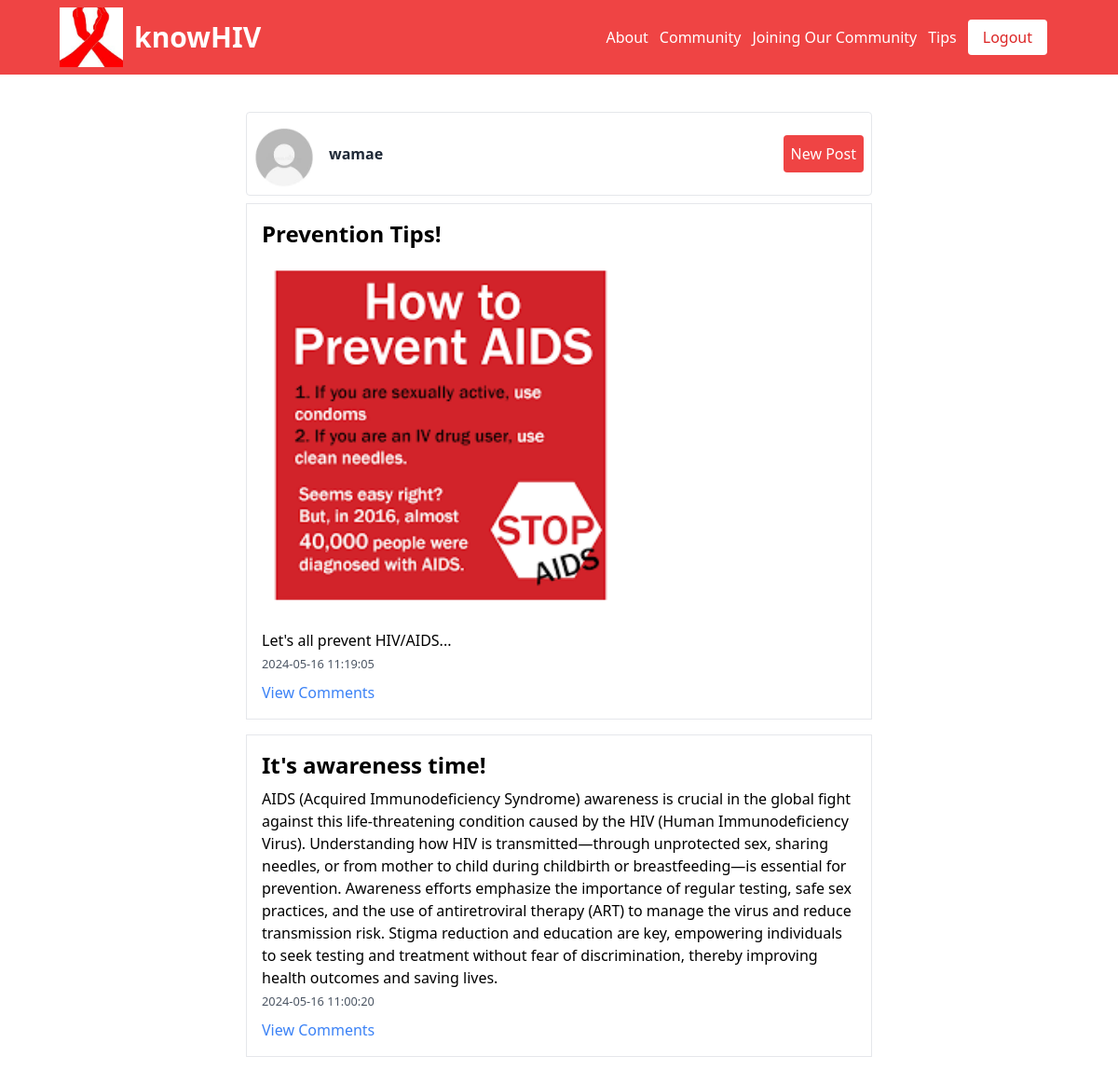
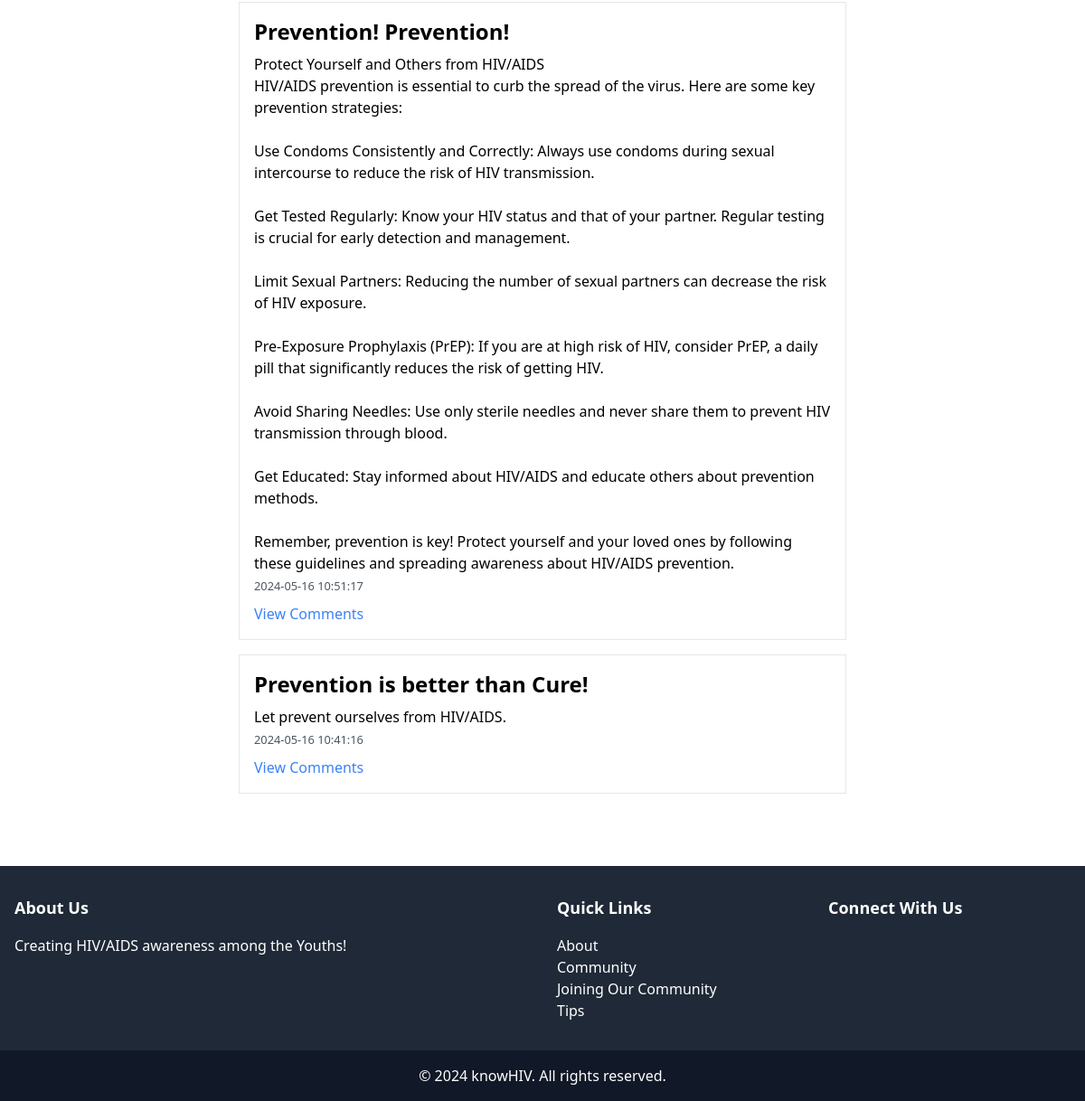
The app's page /homepage.php (signed in) with its own data (2 pictures, top to bottom).
### tables this page shows
CREATE TABLE IF NOT EXISTS posts (
    id INT AUTO_INCREMENT PRIMARY KEY,
    user_id INT NOT NULL,
    title VARCHAR(255) NOT NULL,
    content TEXT NOT NULL,
    image_url VARCHAR(255),
    created_at TIMESTAMP DEFAULT CURRENT_TIMESTAMP,
    FOREIGN KEY (user_id) REFERENCES users(id)
);

### homepage.php (the view, shortened to what this page needs)
<?php
include 'config/db.php';
$username = $_SESSION['username'];
$stmt = $conn->prepare("SELECT id, title, content, image_url, created_at FROM posts ORDER BY created_at DESC");
$stmt->execute();
$stmt->store_result();
$stmt->bind_result($post_id, $title, $content, $image_url, $created_at);
?>
<!DOCTYPE html>
<html>
<head>
    <link href="https://cdn.jsdelivr.net/npm/tailwindcss@2.0.4/dist/tailwind.min.css" rel="stylesheet">
</head>
<body>
    <?php include 'includes/header.php'; ?>
    <div class="max-w-2xl mx-auto mt-10">
        <div class="flex justify-between items-center border rounded p-2 my-2">
            <a href="my-account.php" class="flex items-center">
                 <img src="<?php echo $profile_pic ? htmlspecialchars($profile_pic) : 'images/default_profile.jpeg'; ?>" alt="Profile Picture" class="mt-2 w-16 h-16 object-cover rounded-full">
                <span class="text-gray-800 font-semibold ml-4"><?php echo $username; ?></span>
            </a>
            <a href="create_post.php" class="bg-red-500 text-white p-2 rounded">
                New Post
            </a>
        </div>
        <?php while ($stmt->fetch()): ?>
            <div class="border p-4 mb-4">
                <h2 class="text-2xl font-bold mb-2"><?php echo htmlspecialchars($title); ?></h2>
                <?php if ($image_url): ?>
                    <img src="<?php echo htmlspecialchars($image_url); ?>" alt="Post Image"
                        class="mb-4 h-96 object-contain">
                <?php endif; ?>
                <p><?php echo nl2br(htmlspecialchars($content)); ?></p>
                <small class="text-gray-600"><?php echo $created_at; ?></small>
                <a href="view_post.php?id=<?php echo $post_id; ?>" class="text-blue-500 block mt-2">View Comments</a>
            </div>
        <?php endwhile; ?>
    </div>
    <?php include 'includes/footer.php'; ?>
</body>
</html>

### includes/header.php (shortened to what this page needs)
<?php
$user_id = $_SESSION["user_id"];
?>
<nav class="w-full flex items-center justify-between bg-red-500 px-4 py-2 md:px-16">
    <a href="homepage.php" class="flex gap-3 items-center">
        <img src="images/hiv-awareness-ribbon.jpeg" alt="logo" class="h-16 object-cover">
        <h2 class="text-3xl text-white font-semibold my-auto">knowHIV</h2>
    </a>
    <ul class="flex gap-3 list-none text-white">
        <li>
            <a href="index.php#about">About</a>
        </li>
        <li>
            <a href="homepage.php">Community</a>
        </li>
        <li>
            <a href="index.php#join-our-community">Joining Our Community</a>
        </li>
        <li><a href="index.php#call-to-action">Tips</a></li>
        <?php
        if ($user_id){
             echo "<li><a href='logout.php'
                class='bg-white text-red-600 px-4 py-2 rounded hover:bg-gray-900 hover:text-white'>Logout</a></li>";
        }else{
            echo "<li><a href='register.php'
                class='bg-white text-red-600 px-4 py-2 rounded hover:bg-gray-900 hover:text-white'>Sign Up</a></li>
        <li><a href='login.php' class='bg-white text-red-600 px-4 py-2 rounded hover:bg-gray-900 hover:text-white'>Sign
                In</a></li>";
        }
        ?>
    </ul>
</nav>

### includes/footer.php (shortened to what this page needs)
<footer class="bg-gray-800 text-white mt-20">
    <div class="mx-auto px-4 py-8">
        <div class="grid grid-cols-1 md:grid-cols-2 lg:grid-cols-4 gap-8">
            <div class="col-span-2">
                <h3 class="text-lg font-bold mb-4">About Us</h3>
                <p>Creating HIV/AIDS awareness among the Youths!</p>
            </div>
            <div class="col-span-1">
                <h3 class="text-lg font-bold mb-4">Quick Links</h3>
                <ul>
                    <li>
                        <a href="index.php#about">About</a>
                    </li>
                    <li>
                        <a href="community.php">Community</a>
                    </li>
                    <li>
                        <a href="index.php#join-our-community">Joining Our Community</a>
                    </li>
                    <li><a href="index.php#call-to-action">Tips</a></li>
                </ul>
            </div>
            <div class="col-span-1">
                <h3 class="text-lg font-bold mb-4">Connect With Us</h3>
            </div>
        </div>
    </div>
    <div class="bg-gray-900 py-4">
        <div class="container mx-auto text-center">
            <p>&copy; 2024 knowHIV. All rights reserved.</p>
        </div>
    </div>
</footer>

### records on screen
posts: title "Prevention Tips!", image_url (picture), content "Let's all prevent HIV/AIDS...", created_at "2024-05-16 11:19:05"
posts: title "It's awareness time!", content "AIDS (Acquired Immunodeficiency Syndrome) awareness is crucial in the global fight against this life-threatening condition caused by the HIV (Human Immunodeficiency Virus). Understanding how HIV is transmitted—through unprotected sex, sharing needles, or from mother to child during childbirth or breastfeeding—is essential for prevention. Awareness efforts emphasize the importance of regular testing, safe sex practices, and the use of antiretroviral therapy (ART) to manage the virus and reduce transmission risk. Stigma reduction and education are key, empowering individuals to seek testing and treatment without fear of discrimination, thereby improving health outcomes and saving lives.", created_at "2024-05-16 11:00:20"
posts: title "Prevention! Prevention!", content "Protect Yourself and Others from HIV/AIDS HIV/AIDS prevention is essential to curb the spread of the virus. Here are some key prevention strategies: Use Condoms Consistently and Correctly: Always use condoms during sexual intercourse to reduce the risk of HIV transmission. Get Tested Regularly: Know your HIV status and that of your partner. Regular testing is crucial for early detection and management. Limit Sexual Partners: Reducing the number of sexual partners can decrease the risk of HIV exposure. Pre-Exposure Prophylaxis (PrEP): If you are at high risk of HIV, consider PrEP, a daily pill that significantly reduces the risk of getting HIV. Avoid Sharing Needles: Use only sterile needles…", created_at "2024-05-16 10:51:17"
posts: title "Prevention is better than Cure!", content "Let prevent ourselves from HIV/AIDS.", created_at "2024-05-16 10:41:16"

### other values on screen
$username "wamae"
